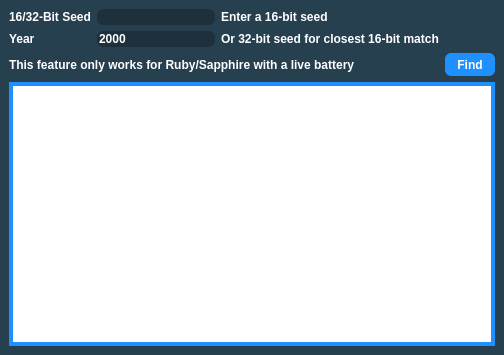
<?xml version="1.0" encoding="UTF-8"?>
<ui version="4.0">
 <class>SeedToTime3</class>
 <widget class="QMainWindow" name="SeedToTime3">
  <property name="geometry">
   <rect>
    <x>0</x>
    <y>0</y>
    <width>504</width>
    <height>355</height>
   </rect>
  </property>
  <property name="sizePolicy">
   <sizepolicy hsizetype="Fixed" vsizetype="Fixed">
    <horstretch>0</horstretch>
    <verstretch>0</verstretch>
   </sizepolicy>
  </property>
  <property name="minimumSize">
   <size>
    <width>504</width>
    <height>355</height>
   </size>
  </property>
  <property name="maximumSize">
   <size>
    <width>504</width>
    <height>355</height>
   </size>
  </property>
  <property name="windowTitle">
   <string>Gen 3 Seed to Time</string>
  </property>
  <property name="styleSheet">
   <string notr="true">QMainWindow {
	background-color: #274050;
}

QPushButton {
	border: none;
	border-radius: 6px;
	color: white;
	background-color: DodgerBlue;
	font-family: &quot;Myriad Pro&quot;, Montserrat;
	font-weight: 500;
}

QLabel {
	color: white;
	font-family: &quot;Myriad Pro&quot;, Montserrat;
	font-weight: 500;
}

QLineEdit {
	qproperty-alignment: AlignCenter;
	background-color: #1D303C;
	border:none;
	border-radius: 6px;
	color: white;
	font-family: &quot;Myriad Pro&quot;, Montserrat;
	font-weight: 500;
}

QTableView {
	border: 4px solid DodgerBlue;
}

QHeaderView::section {
	border: none;
	background-color: #274050;
	padding-top: 3px;
	padding-bottom: 3px;
	color: white;
}
</string>
  </property>
  <widget class="QWidget" name="centralwidget">
   <layout class="QGridLayout" name="gridLayout_2">
    <item row="0" column="0">
     <layout class="QGridLayout" name="gridLayout">
      <item row="0" column="0">
       <widget class="QLabel" name="seedLabel">
        <property name="text">
         <string>16/32-Bit Seed</string>
        </property>
       </widget>
      </item>
      <item row="0" column="1">
       <widget class="QTextBox" name="seedToTimeSeed">
        <property name="maxLength">
         <number>8</number>
        </property>
       </widget>
      </item>
      <item row="0" column="2">
       <widget class="QLabel" name="descriptionLabel1">
        <property name="text">
         <string>Enter a 16-bit seed</string>
        </property>
       </widget>
      </item>
      <item row="1" column="0">
       <widget class="QLabel" name="yearLabel">
        <property name="text">
         <string>Year</string>
        </property>
       </widget>
      </item>
      <item row="1" column="1">
       <widget class="QTextBox" name="seedToTimeYear">
        <property name="text">
         <string notr="true">2000</string>
        </property>
        <property name="maxLength">
         <number>4</number>
        </property>
       </widget>
      </item>
      <item row="1" column="2">
       <widget class="QLabel" name="descriptionLabel2">
        <property name="text">
         <string>Or 32-bit seed for closest 16-bit match</string>
        </property>
       </widget>
      </item>
      <item row="2" column="0" colspan="3">
       <widget class="QLabel" name="descriptionLabel3">
        <property name="text">
         <string>This feature only works for Ruby/Sapphire with a live battery</string>
        </property>
       </widget>
      </item>
      <item row="2" column="3">
       <widget class="QPushButton" name="pushButtonFind">
        <property name="minimumSize">
         <size>
          <width>50</width>
          <height>23</height>
         </size>
        </property>
        <property name="styleSheet">
         <string notr="true"/>
        </property>
        <property name="text">
         <string>Find</string>
        </property>
       </widget>
      </item>
     </layout>
    </item>
    <item row="1" column="0">
     <widget class="TableView" name="tableViewGenerator">
      <property name="maximumSize">
       <size>
        <width>16777215</width>
        <height>16777215</height>
       </size>
      </property>
      <property name="styleSheet">
       <string notr="true"/>
      </property>
      <property name="editTriggers">
       <set>QAbstractItemView::NoEditTriggers</set>
      </property>
      <property name="sortingEnabled">
       <bool>false</bool>
      </property>
      <attribute name="horizontalHeaderDefaultSectionSize">
       <number>100</number>
      </attribute>
      <attribute name="verticalHeaderVisible">
       <bool>false</bool>
      </attribute>
      <attribute name="verticalHeaderDefaultSectionSize">
       <number>20</number>
      </attribute>
      <attribute name="verticalHeaderMinimumSectionSize">
       <number>20</number>
      </attribute>
     </widget>
    </item>
   </layout>
  </widget>
  <widget class="QMenuBar" name="menubar">
   <property name="geometry">
    <rect>
     <x>0</x>
     <y>0</y>
     <width>504</width>
     <height>21</height>
    </rect>
   </property>
  </widget>
 </widget>
 <customwidgets>
  <customwidget>
   <class>QTextBox</class>
   <extends>QLineEdit</extends>
   <header>Forms/Controls/QTextBox.hpp</header>
  </customwidget>
  <customwidget>
   <class>TableView</class>
   <extends>QTableView</extends>
   <header>Forms/Controls/TableView.hpp</header>
  </customwidget>
 </customwidgets>
 <resources/>
 <connections/>
</ui>
